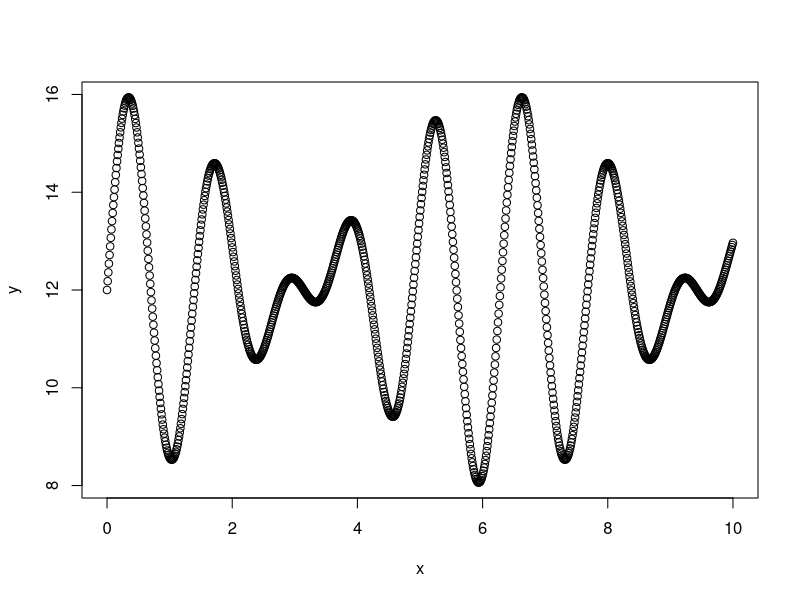
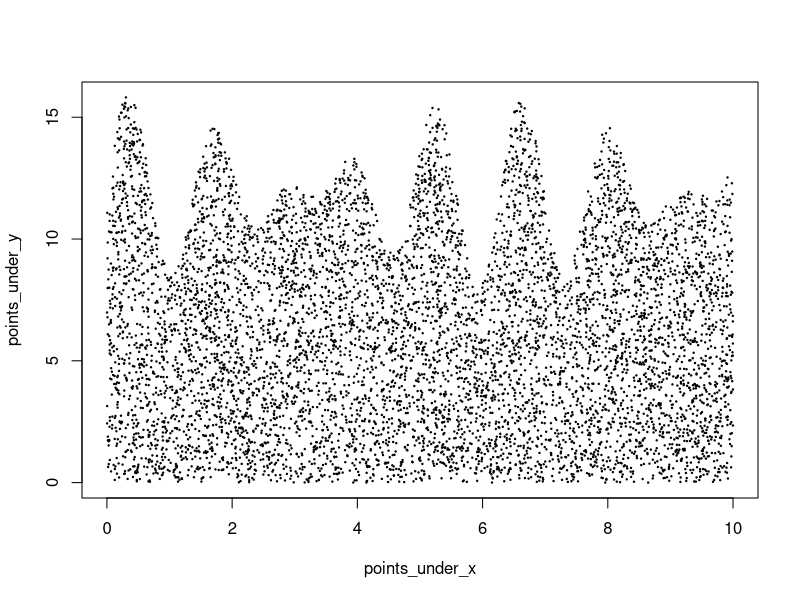

Recreate these plots in R, in order.
## ---- chunk 1
knitr::opts_chunk$set(echo = TRUE, message = F, warning = F)
## ---- chunk 2

f <- function(x){
  2*sin(4*x) + 2*sin(5*x) + 12
}

## ---- chunk 3

x <- seq(0, 10, length.out  = 1000)

## ---- chunk 4

y <- f(x)

plot(x, y)

## ---- chunk 5
num_points <- 10000
rect_width <- 10
rect_height <- 16

points <- matrix(, ncol = 2, nrow = num_points)

## ---- chunk 6

for(i in 1:num_points){
  points[i,1] = runif(1, 0, rect_width)
  points[i,2] = runif(1, 0, rect_height)
}
## ---- chunk 7

points_under = matrix(, ncol = 2, nrow = num_points)
points_above = matrix(, ncol = 2, nrow = num_points)

for(i in 1:num_points){
  if(points[i,2] < f(points[i,1])){
    points_under[i,1] <- points[i,1]
    points_under[i,2] <- points[i,2]
  }
  else{
    points_above[i,1] <- points[i,1]
    points_above[i,2] <- points[i,2]
  }
}
  
## ---- chunk 8

points_under_x <-  points_under[!is.na(points_under[,1]),1]
points_under_y <-  points_under[!is.na(points_under[,2]),2]

points_over_x <- points_above[!is.na(points_above[,1]),1]
points_over_y <- points_above[!is.na(points_above[,2]),2]

## ---- chunk 9
plot(points_under_y ~ points_under_x, pch = 20, cex = 0.3)

